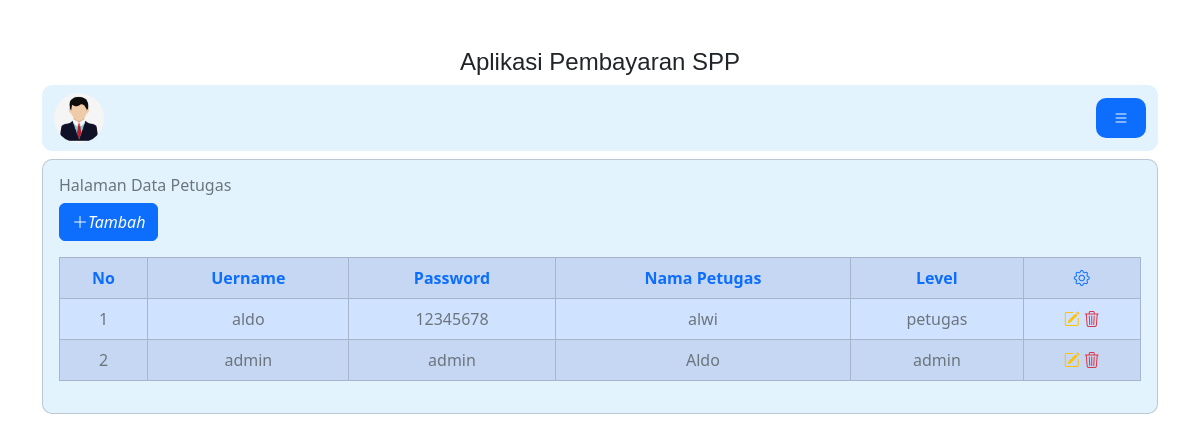
Page /admin/admin.php?url=petugas (signed in) on the committed database.
### tables this page shows
CREATE TABLE `petugas` (
  `id_petugas` int(11) NOT NULL,
  `username` varchar(25) NOT NULL,
  `password` varchar(32) NOT NULL,
  `nama_petugas` varchar(35) NOT NULL,
  `level` enum('admin','petugas') NOT NULL
);

### admin/petugas.php (the view)
<h6 class='text-secondary'> Halaman Data Petugas</h6>
<a href="?url=tambah-petugas" class="btn btn-primary"><i class="bi bi-plus-lg">Tambah</i></a>
<table class="table table-striped mt-3 table-primary  table-bordered ">
    <tr class="fw-bold  bg-light">
        <th class="text-primary text-center">
            No
        </th>
        <th class="text-primary text-center">
            Uername
        </th>
        <th class="text-primary text-center">
            Password
        </th>
        <th class="text-primary text-center">
            Nama Petugas
        </th>
        <th class="text-primary text-center">
            Level
        </th>
        <th class=" text-center">
            <i class="bi bi-gear text-primary"></i>
        </th>
    </tr>
    <?php
    include '../koneksi.php';
    $no = 1;
    $sql = "SELECT*FROM petugas ORDER BY id_petugas DESC";
    $query = mysqli_query($koneksi, $sql);
    foreach ($query as $data) {
    ?>
        <tr>
            <td class="text-secondary text-center">
                <?= $no++ ?>
            </td>
            <td class="text-secondary text-center">
                <?= $data['username'] ?>
            </td>
            <td class="text-secondary text-center">
                <?= $data['password'] ?>
            </td>
            <td class="text-secondary text-center">
                <?= $data['nama_petugas'] ?>
            </td>
            <td class="text-secondary text-center">
                <?= $data['level'] ?>
            </td>
            <td class="text-secondary text-center">
                <a href="?url=edit-petugas&id_petugas=<?= $data['id_petugas'] ?>"><i class="bi bi-pencil-square text-warning"></i></a>
                <a onclick="return confirm('Yakin Ingin Hapus Data')" href="?url=hapus-petugas&id_petugas=<?= $data['id_petugas'] ?>"><i class="bi bi-trash3 text-danger"></i></a>
            </td>
        </tr>
    <?php } ?>
</table>

### rows in the picture
petugas: username "aldo", password "12345678", nama_petugas "alwi", level "petugas"
petugas: username "admin", password "admin", nama_petugas "Aldo", level "admin"
